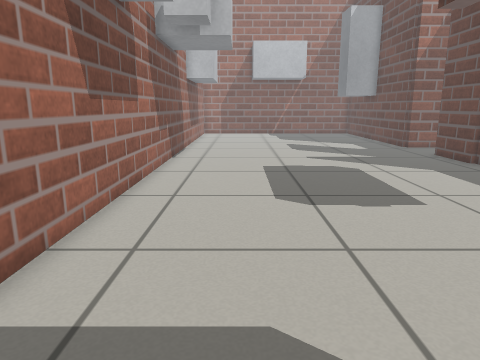
view 1 (above)

16 first-person views from a walk through a robot-simulator world made for Gazebo. The camera is 0.65 m above the floor, tilts 12° down and sees 70° across. The floor is counted in squares, 0.25 m on a side. Each view is taken from the middle of a square. On the plan, view 1 faces up. The plan holds only what a view shows up to about 20 squares ahead; the rest is blank. The place goes on beyond the plan.

view 2
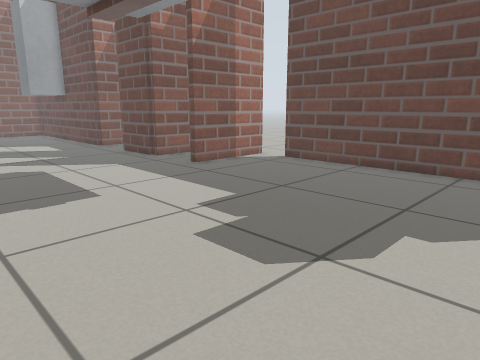

view 3
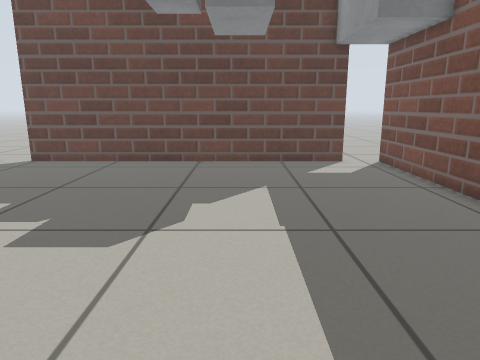

view 4
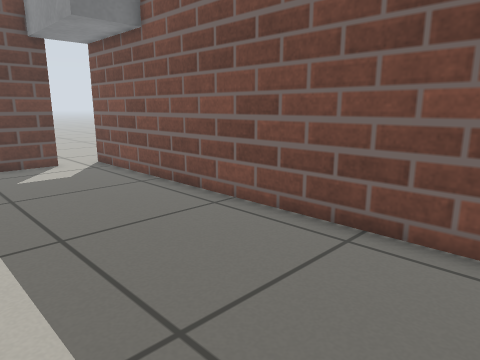

view 5
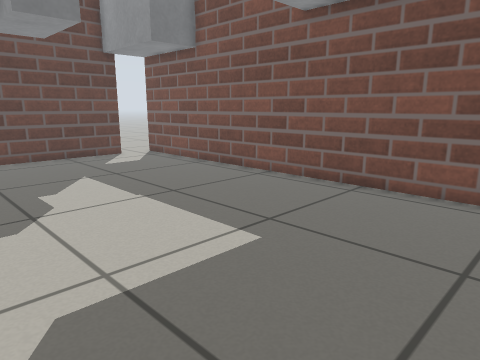

view 6
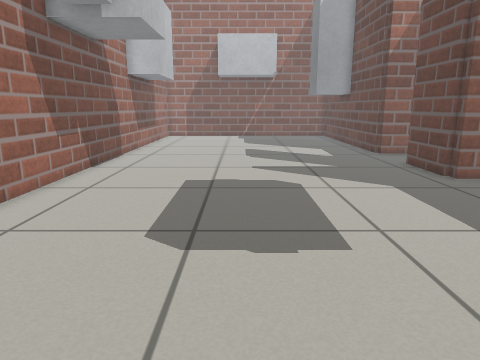

view 7
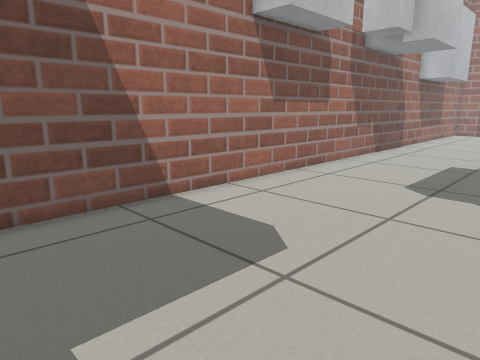

view 8
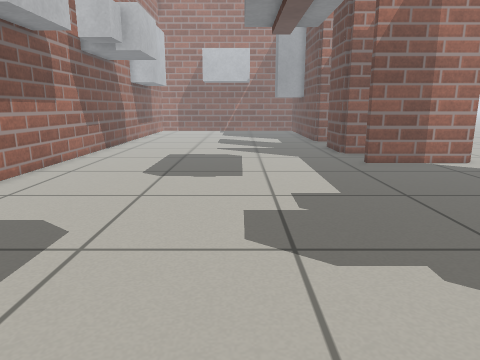

view 9
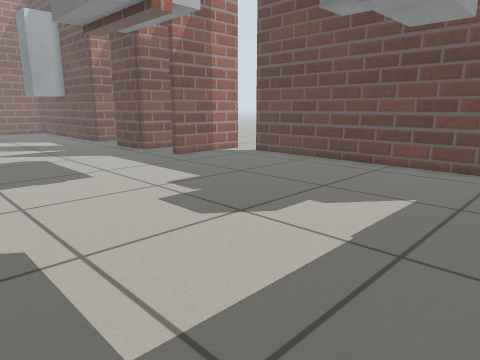

view 10
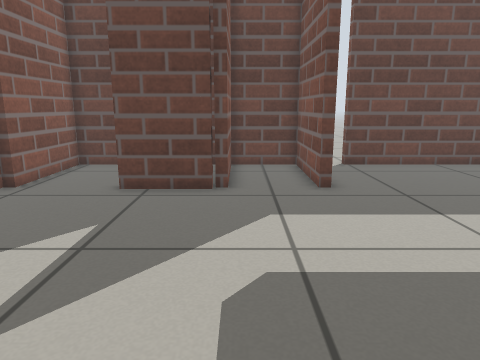

view 11
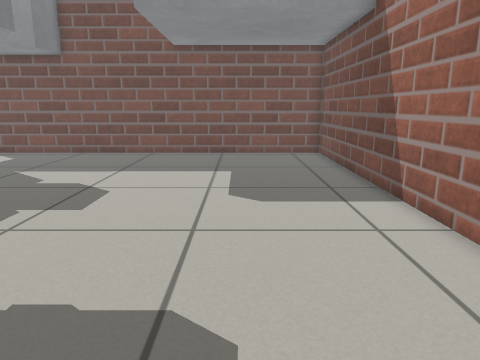

view 12
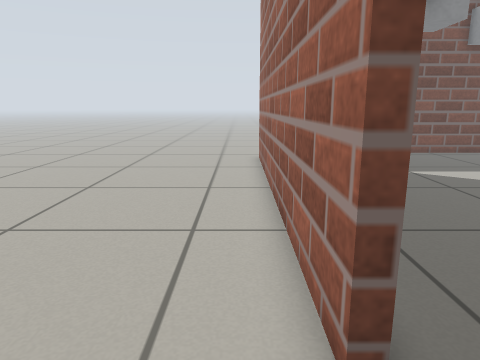

view 13
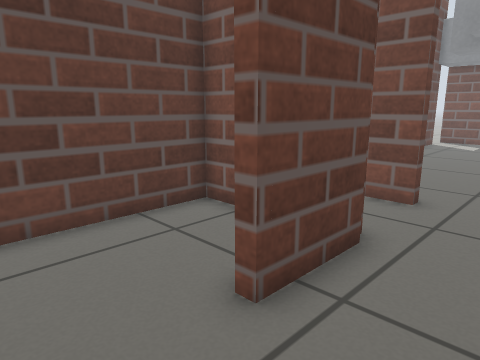

view 14
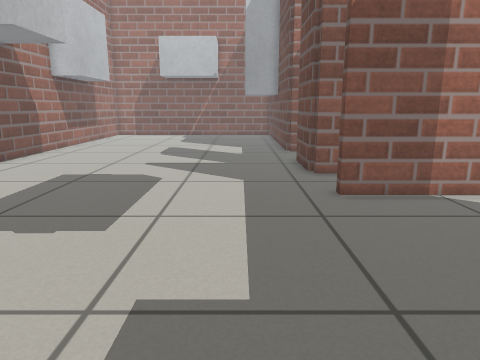

view 15
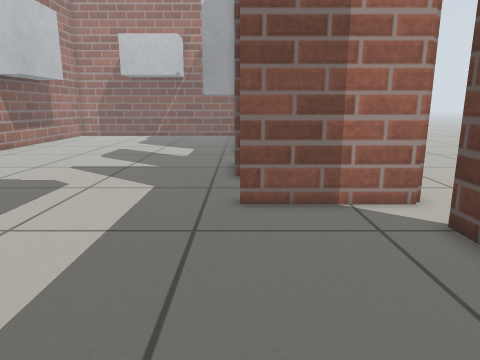

view 16
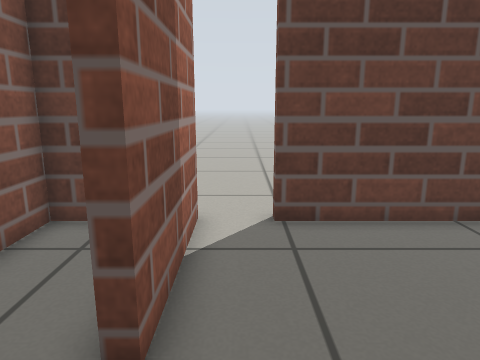

### Floor plan
Key: @ floor where view 1 was taken; # wall or solid block; . floor; B grey box; T thing the floor can be seen under or through.
Columns run from 4 left of view 1 to 19 right of it. Each row starts with its distance up from view 1.
 23 #..............##
 22 #..............######
 21 #...................#
 20 #BBB................#
 19 #...B...............#
 18 #...B..........#....#
 17 #...B..........#....#
 16 #BBBB..........###### ..
 15 #..............######...
 14 #...................#..
 13 #...................#...
 12 #.........T ...######...
 11 #BB.......T ............
 10 #.B.......T ........#...
  9 #.B.......T ........#...
  8 #.B.......T ........#...
  7 #BB.......TT........#...
  6 #...................#...
  5 #...................#...
  4 #...................#...
  3 #...................#...
  2 #...................#...
  1 #.............BBBB..#...
  0 #...@.........B...B.#...
 -1 #.............BBBB..#...
 -2 #...................#...
 -3 #...................#...
 -4 #..............BBBBB#...
 -5 #..............B....#...
 -6 #..............B....B...
 -7 #####################...

Positions as (right, up) in squares from view 1, and headings:
1: (0, 0), facing up
2: (1, -1), facing up-right
3: (-1, 0), facing right
4: (-1, 0), facing down-right
5: (-3, 4), facing down-right
6: (3, 3), facing up
7: (5, -2), facing up-left
8: (5, -4), facing up
9: (0, -4), facing up-right
10: (0, 15), facing right
11: (1, 13), facing down
12: (17, 13), facing down
13: (8, 22), facing down-right
14: (8, 2), facing up
15: (11, 3), facing up
16: (8, 11), facing right
